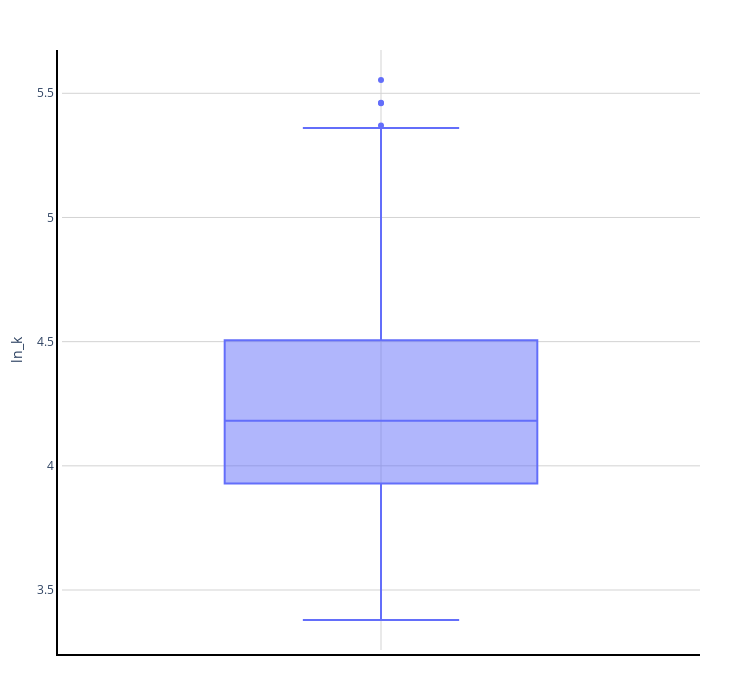

Write notebook code for a chart like this one.
### Code cell
# df = px.data.tips()
fig = px.box(df, y="ln_k")
# fig = px.box(df, y="ln_k", points="all")
fig.update_layout(autosize=False,width=750,height=700,margin=dict(l=50,r=50,b=50,t=50,pad=4),paper_bgcolor="White", plot_bgcolor="White")
fig.update_xaxes(showline=True, linewidth=2, linecolor='black', gridcolor='lightgray')
fig.update_yaxes(showline=True, linewidth=2, linecolor='black', gridcolor='lightgray')
fig.show()

### Figure 1 — Plotly figure (JSON) as saved in the notebook; plotly's stock layout.template omitted (floating-point values rounded to 4 significant figures; data arrays with more than 128 entries replaced by an {"elided": "..."} marker saying what was removed)
{"data": [{"alignmentgroup": "True", "hovertemplate": "ln_k=%{y}<extra></extra>", "legendgroup": "", "marker": {"color": "#636efa"}, "name": "", "notched": false, "offsetgroup": "", "orientation": "v", "showlegend": false, "type": "box", "x0": " ", "xaxis": "x", "y": {"elided": "193 float values"}, "y0": " ", "yaxis": "y"}], "layout": {"autosize": false, "boxmode": "group", "height": 700, "legend": {"tracegroupgap": 0}, "margin": {"b": 50, "l": 50, "pad": 4, "r": 50, "t": 50}, "paper_bgcolor": "White", "plot_bgcolor": "White", "width": 750, "xaxis": {"anchor": "y", "domain": [0, 1], "gridcolor": "lightgray", "linecolor": "black", "linewidth": 2, "showline": true}, "yaxis": {"anchor": "x", "domain": [0, 1], "gridcolor": "lightgray", "linecolor": "black", "linewidth": 2, "showline": true, "title": {"text": "ln_k"}}}}
